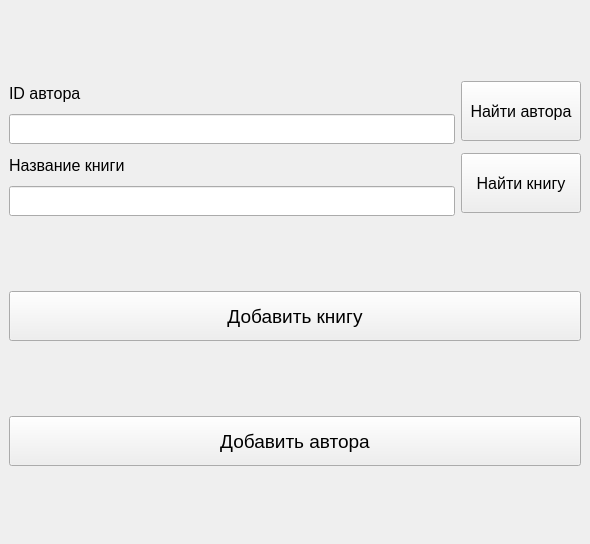
<?xml version="1.0" encoding="UTF-8"?>
<ui version="4.0">
 <class>MainWindow</class>
 <widget class="QMainWindow" name="MainWindow">
  <property name="geometry">
   <rect>
    <x>0</x>
    <y>0</y>
    <width>590</width>
    <height>544</height>
   </rect>
  </property>
  <property name="windowTitle">
   <string>MainWindow</string>
  </property>
  <widget class="QWidget" name="centralwidget">
   <layout class="QVBoxLayout" name="verticalLayout_4">
    <item>
     <layout class="QVBoxLayout" name="verticalLayout_3">
      <item>
       <layout class="QHBoxLayout" name="horizontalLayout">
        <item>
         <layout class="QVBoxLayout" name="verticalLayout_2">
          <item>
           <widget class="QLabel" name="label">
            <property name="minimumSize">
             <size>
              <width>200</width>
              <height>30</height>
             </size>
            </property>
            <property name="font">
             <font>
              <pointsize>12</pointsize>
             </font>
            </property>
            <property name="text">
             <string>ID автора</string>
            </property>
           </widget>
          </item>
          <item>
           <widget class="QLineEdit" name="line_auth">
            <property name="minimumSize">
             <size>
              <width>200</width>
              <height>30</height>
             </size>
            </property>
           </widget>
          </item>
         </layout>
        </item>
        <item>
         <widget class="QPushButton" name="button_findauthor">
          <property name="minimumSize">
           <size>
            <width>120</width>
            <height>60</height>
           </size>
          </property>
          <property name="font">
           <font>
            <pointsize>12</pointsize>
           </font>
          </property>
          <property name="text">
           <string>Найти автора</string>
          </property>
         </widget>
        </item>
       </layout>
      </item>
      <item>
       <layout class="QHBoxLayout" name="horizontalLayout_2">
        <item>
         <layout class="QVBoxLayout" name="verticalLayout">
          <item>
           <widget class="QLabel" name="label_2">
            <property name="minimumSize">
             <size>
              <width>200</width>
              <height>30</height>
             </size>
            </property>
            <property name="font">
             <font>
              <pointsize>12</pointsize>
             </font>
            </property>
            <property name="text">
             <string>Название книги</string>
            </property>
           </widget>
          </item>
          <item>
           <widget class="QLineEdit" name="line_book">
            <property name="minimumSize">
             <size>
              <width>200</width>
              <height>30</height>
             </size>
            </property>
           </widget>
          </item>
         </layout>
        </item>
        <item>
         <widget class="QPushButton" name="button_findbook">
          <property name="minimumSize">
           <size>
            <width>120</width>
            <height>60</height>
           </size>
          </property>
          <property name="font">
           <font>
            <pointsize>12</pointsize>
           </font>
          </property>
          <property name="text">
           <string>Найти книгу</string>
          </property>
         </widget>
        </item>
       </layout>
      </item>
     </layout>
    </item>
    <item>
     <widget class="QPushButton" name="button_addbook">
      <property name="minimumSize">
       <size>
        <width>400</width>
        <height>50</height>
       </size>
      </property>
      <property name="font">
       <font>
        <pointsize>14</pointsize>
        <weight>50</weight>
        <bold>false</bold>
       </font>
      </property>
      <property name="text">
       <string>Добавить книгу</string>
      </property>
     </widget>
    </item>
    <item>
     <widget class="QPushButton" name="button_addauthor">
      <property name="minimumSize">
       <size>
        <width>400</width>
        <height>50</height>
       </size>
      </property>
      <property name="font">
       <font>
        <pointsize>14</pointsize>
        <weight>50</weight>
        <bold>false</bold>
       </font>
      </property>
      <property name="text">
       <string>Добавить автора</string>
      </property>
     </widget>
    </item>
   </layout>
  </widget>
 </widget>
 <resources/>
 <connections/>
</ui>
